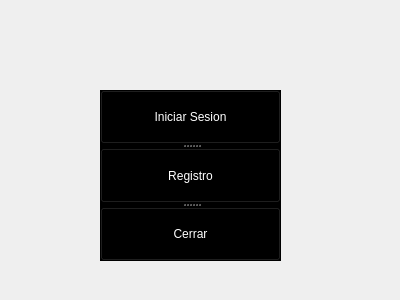
<?xml version="1.0" encoding="UTF-8"?>
<ui version="4.0">
 <class>principal</class>
 <widget class="QWidget" name="principal">
  <property name="geometry">
   <rect>
    <x>0</x>
    <y>0</y>
    <width>400</width>
    <height>300</height>
   </rect>
  </property>
  <property name="windowTitle">
   <string>Form</string>
  </property>
  <property name="styleSheet">
   <string notr="true"/>
  </property>
  <widget class="QSplitter" name="splitter">
   <property name="geometry">
    <rect>
     <x>100</x>
     <y>90</y>
     <width>181</width>
     <height>171</height>
    </rect>
   </property>
   <property name="styleSheet">
    <string notr="true">background-image: url(:/BGI/b_tex.png);
background-color: rgb(0, 0, 0);</string>
   </property>
   <property name="orientation">
    <enum>Qt::Vertical</enum>
   </property>
   <widget class="QPushButton" name="sesion">
    <property name="styleSheet">
     <string notr="true">background-image: url(:/BGI/b_tex.png);
selection-color: rgb(255, 255, 0);
selection-background-color: rgb(255, 255, 0);
color: rgb(255, 255, 255);
font: 75 10pt &quot;MS Shell Dlg 2&quot;;</string>
    </property>
    <property name="text">
     <string>Iniciar Sesion</string>
    </property>
   </widget>
   <widget class="QPushButton" name="pushButton_2">
    <property name="styleSheet">
     <string notr="true">background-image: url(:/BGI/b_tex.png);
font: 75 10pt &quot;MS Shell Dlg 2&quot;;
color: rgb(255, 255, 255);</string>
    </property>
    <property name="text">
     <string>Registro</string>
    </property>
   </widget>
   <widget class="QPushButton" name="Cerrar">
    <property name="styleSheet">
     <string notr="true">background-image: url(:/BGI/b_tex.png);
color: rgb(255, 255, 255);
font: 75 10pt &quot;MS Shell Dlg 2&quot;;</string>
    </property>
    <property name="text">
     <string>Cerrar</string>
    </property>
   </widget>
  </widget>
  <widget class="QLabel" name="label">
   <property name="enabled">
    <bool>true</bool>
   </property>
   <property name="geometry">
    <rect>
     <x>0</x>
     <y>0</y>
     <width>401</width>
     <height>301</height>
    </rect>
   </property>
   <property name="contextMenuPolicy">
    <enum>Qt::DefaultContextMenu</enum>
   </property>
   <property name="styleSheet">
    <string notr="true">background-image: url(:/BGI/main.png);</string>
   </property>
   <property name="text">
    <string/>
   </property>
  </widget>
  <zorder>label</zorder>
  <zorder>splitter</zorder>
 </widget>
 <resources/>
 <connections/>
</ui>
